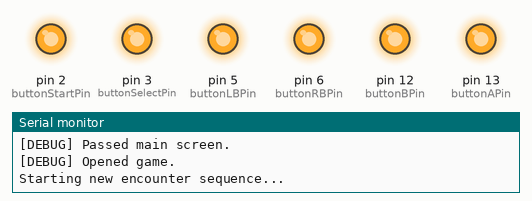
A sketch run on a simulated Arduino Uno, built with avr-gcc and run on an emulated ATmega328P. On the bench: output pins drawn as LEDs (lit = HIGH), the last lines printed to the serial monitor.

Above: at 13.7 s.
At 40.22 s:
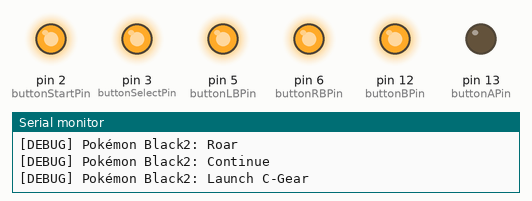
At 64.2 s:
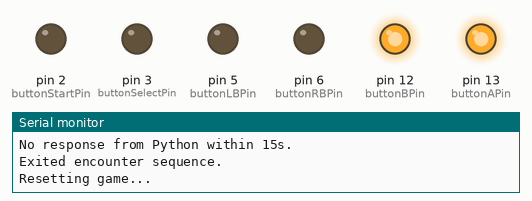
Timing chart, 0 to 82.2 s (numbered marks = the images above):
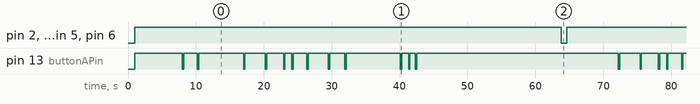

Measured:
- by itself, pin 2 (buttonStartPin), pin 3 (buttonSelectPin), pin 5 (buttonLBPin), pin 6 (buttonRBPin): alternates HIGH for 54.4 s and LOW for 0.80 s
- by itself, pin 13 (buttonAPin): HIGH → LOW at 8.0 s, → HIGH 0.20 s later, → LOW 2.0 s later, → HIGH 0.20 s later, … (46 changes in this stretch)
- by itself, everything shown: repeats every 55.2 s, in 22 steps

The sketch:

input_controller.ino
```cpp
/*
 input_controller.ino

 Arduino-based input controller for a Nintendo DS automation system.
 This sketch emulates button presses and communicates with a Python
 process over serial to coordinate real-time shiny detection.

 Demonstrated using a Pokémon Black 2 Cresselia encounter.
*/

// --- Pin Assignments ---
const int buttonAPin     = 13;
const int buttonBPin     = 12;
const int buttonStartPin = 2;
const int buttonSelectPin= 3;
const int buttonLBPin    = 5;
const int buttonRBPin    = 6;

// --- shiny flag ---
bool shinyFound = false;

// --- Function Prototypes ---
void pressA(unsigned int duration);
void pressB(unsigned int duration);
void pressStart(unsigned int duration);
void pressSelect(unsigned int duration);
void pressLB(unsigned int duration);
void pressRB(unsigned int duration);
void pressReset(unsigned int duration = 400);
void performEncounterSequence();

// --- Setup ---
void setup() {
    Serial.begin(9600);
    delay(1000);

    Serial.println("[DEBUG] Initializing button pins...");
    pinMode(buttonAPin, OUTPUT);        digitalWrite(buttonAPin, HIGH);
    pinMode(buttonBPin, OUTPUT);        digitalWrite(buttonBPin, HIGH);
    pinMode(buttonStartPin, OUTPUT);    digitalWrite(buttonStartPin, HIGH);
    pinMode(buttonSelectPin, OUTPUT);   digitalWrite(buttonSelectPin, HIGH);
    pinMode(buttonLBPin, OUTPUT);       digitalWrite(buttonLBPin, HIGH);
    pinMode(buttonRBPin, OUTPUT);       digitalWrite(buttonRBPin, HIGH);

    Serial.println("Pins initialized. Starting boot sequence...");

    // --- Startup Sequence ---
    delay(7000);
    pressA(200);
    Serial.println("[DEBUG] Passed main screen.");
    delay(2000);
    pressA(200);
    Serial.println("[DEBUG] Opened game.");
}

// --- Main Loop ---
void loop() {
    while (!shinyFound) {
        Serial.println("Starting new encounter sequence...");
        performEncounterSequence();
        Serial.println("Exited encounter sequence.");

        if (shinyFound) {
            Serial.println("Shiny found! Halting loop.");
            while(true) { delay(1000); }
        } else {
            Serial.println("Resetting game...");
            pressReset(800); // default 400ms soft reset
            delay(1000);
        }
    }

    // Halt program after shiny is found
    while (true);
}

void performEncounterSequence(){
    // Black 2 Title Sequence
    delay(6600); pressA(200); Serial.println("[DEBUG] Pokémon Black2: Nintendo");
    delay(3000); pressA(200); Serial.println("[DEBUG] Pokémon Black2: dates screen");
    delay(2500); pressA(200); Serial.println("[DEBUG] Pokémon Black2: Star");
    delay(1000); pressA(200); Serial.println("[DEBUG] Pokémon Black2: Title Screen");
    delay(2000); pressA(200); Serial.println("[DEBUG] Pokémon Black2: Roar");
    delay(3000); pressA(200); Serial.println("[DEBUG] Pokémon Black2: Continue");
    delay(2200); pressA(200); Serial.println("[DEBUG] Pokémon Black2: Launch C-Gear");

    // Encounter Cresselia
    delay(8000); pressA(200); Serial.println("[DEBUG] Pokémon Black2: Pass Season");
    delay(1000); pressA(200); Serial.println("[DEBUG] Pokémon Black2: Text box");
    delay(800); pressA(200); Serial.println("[DEBUG] Pokémon Black2: Encounter");

    delay(5000);

    // --- Tell Python to start shiny detection ---
    Serial.println("Sending 'start' signal to Python...");
    Serial.println("start");
    delay(300);

    // Clear serial buffer before reading
    while (Serial.available()) Serial.read();

    unsigned long waitStart = millis();
    bool decisionReceived = false;
    Serial.println("[DEBUG] Waiting up to 15s for Python decision...");

    while (!decisionReceived && millis() - waitStart < 15000) {
        if (Serial.available()) {
            String msg = Serial.readStringUntil('\n');
            msg.trim();
            Serial.print("[DEBUG] Received message: "); Serial.println(msg);

            if (msg == "shiny") {
                shinyFound = true;
                Serial.println("Shiny confirmed by Python!");
                decisionReceived = true;
            } else if (msg == "not_shiny") {
                Serial.println("Not shiny, continuing hunt.");
                decisionReceived = true;
            }
        }
    }

    if (!decisionReceived) {
        Serial.println("No response from Python within 15s.");
    }

    delay(1000);
}

// --- Button Press Functions ---
void pressA(unsigned int duration) {
    digitalWrite(buttonAPin, LOW); delay(duration); digitalWrite(buttonAPin, HIGH);
}

void pressB(unsigned int duration) {
    digitalWrite(buttonBPin, LOW); delay(duration); digitalWrite(buttonBPin, HIGH);
}

void pressStart(unsigned int duration) {
    digitalWrite(buttonStartPin, LOW); delay(duration); digitalWrite(buttonStartPin, HIGH);
}

void pressSelect(unsigned int duration) {
    digitalWrite(buttonSelectPin, LOW); delay(duration); digitalWrite(buttonSelectPin, HIGH);
}

void pressLB(unsigned int duration) {
    digitalWrite(buttonLBPin, LOW); delay(duration); digitalWrite(buttonLBPin, HIGH);
}

void pressRB(unsigned int duration) {
    digitalWrite(buttonRBPin, LOW); delay(duration); digitalWrite(buttonRBPin, HIGH);
}

// --- Soft Reset ---
void pressReset(unsigned int duration) { // default 400ms press handled via prototype
    digitalWrite(buttonLBPin, LOW);
    digitalWrite(buttonRBPin, LOW);
    digitalWrite(buttonStartPin, LOW);
    digitalWrite(buttonSelectPin, LOW);

    delay(duration);  // 300-500ms is ideal for DS Lite

    digitalWrite(buttonLBPin, HIGH);
    digitalWrite(buttonRBPin, HIGH);
    digitalWrite(buttonStartPin, HIGH);
    digitalWrite(buttonSelectPin, HIGH);
}
```
